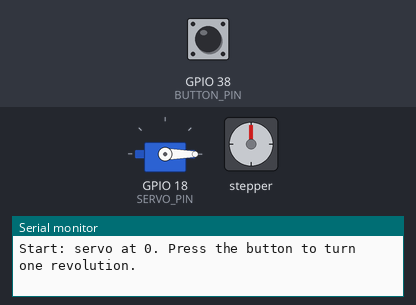
Bench run of a sketch on a simulated ESP32-S3. Shown: servo, stepper motor, the last lines printed to the serial monitor. The test bench sets the inputs (shaded band); at power-on: GPIO 38 (BUTTON_PIN) HIGH. Stepper angles assume 2048 steps per turn.

Above: at 2.7 s.
2.8 s: GPIO 38 (BUTTON_PIN) pulled LOW for 0.15 s
At 3.29 s:
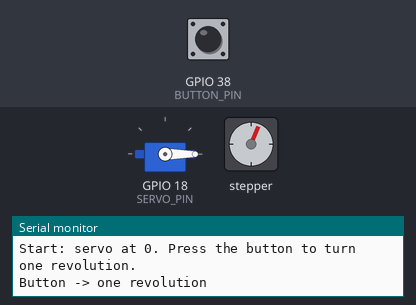
8.8 s: GPIO 38 (BUTTON_PIN) pulled LOW for 1 s
At 9.61 s:
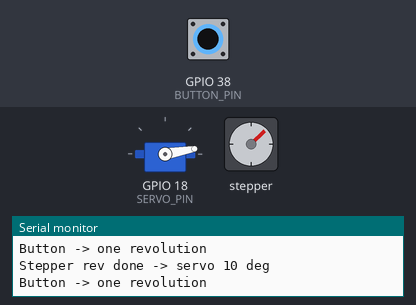
12.8 s: GPIO 38 (BUTTON_PIN) pulsed LOW 5 times (0.12 s each, 0.3 s apart)
19.2 s: GPIO 38 (BUTTON_PIN) pulled LOW for 0.15 s
At 25.0 s:
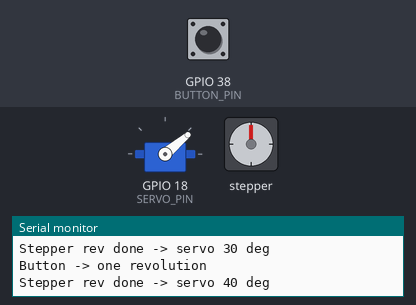
25.3 s: GPIO 38 (BUTTON_PIN) pulled LOW for 3.2 s
At 25.79 s:
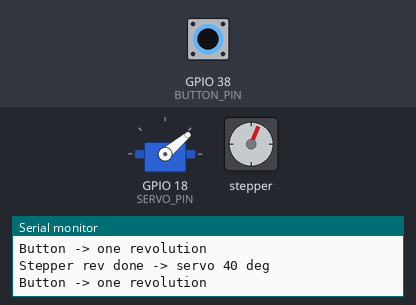
Timing chart, 0 to 31.0 s (numbered marks = the images above; inputs shaded):
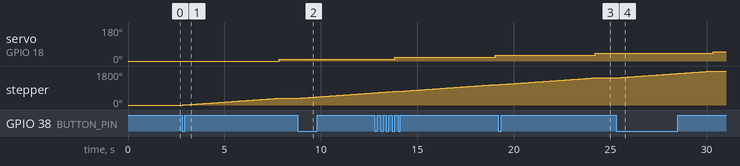

Measured:
- after the input at 2.8 s, servo on GPIO 18 (SERVO_PIN): 0° → 10° after 5.0 s; stepper: turns 360° clockwise in 5.0 s, starting at once
- after the input at 8.8 s, stepper: keeps turning clockwise at about 72°/s, starting at once
- after the input at 19.2 s, servo on GPIO 18 (SERVO_PIN): 30° → 40° after 5.0 s; stepper: turns 360° clockwise in 5.0 s, starting at once
- after the input at 25.3 s, servo on GPIO 18 (SERVO_PIN): 40° → 50° after 5.0 s; stepper: turns 360° clockwise in 5.0 s, starting at once

The sketch:

fortune_test.ino
```cpp
#include <Stepper.h>
#include <ESP32Servo.h>

// stepper
const int STEPS_PER_REV = 2048;
const int IN1 = 4;
const int IN2 = 5;
const int IN3 = 6;
const int IN4 = 7;

Stepper stepper(STEPS_PER_REV, IN1, IN3, IN2, IN4);
const int STEPPER_RPM = 12;

// servo
const int SERVO_PIN = 18;
const int SERVO_STEP_DEG = 10;
const int SERVO_MAX_DEG = 180;
Servo servo;
int servoAngle = 0;

// button: one leg to BUTTON_PIN, other leg to GND (uses the internal pull-up)
const int BUTTON_PIN = 38;
const unsigned long DEBOUNCE_MS = 30;

void releaseCoils() {
  // The Stepper library leaves the coils powered; turn them off so the motor stays cool
  digitalWrite(IN1, LOW);
  digitalWrite(IN2, LOW);
  digitalWrite(IN3, LOW);
  digitalWrite(IN4, LOW);
}

void oneRevolution() {
  Serial.println("Button -> one revolution");
  stepper.step(STEPS_PER_REV);           // one full 360° revolution
  releaseCoils();

  servoAngle += SERVO_STEP_DEG;
  servo.write(servoAngle);
  Serial.printf("Stepper rev done -> servo %d deg\n", servoAngle);

  if (servoAngle >= SERVO_MAX_DEG) {
    delay(500);                          // hold at 180° briefly
    servoAngle = 0;
    servo.write(servoAngle);
    Serial.println("Reached 180 -> back to 0");
  }
}

void setup() {
  Serial.begin(115200);
  delay(1000);

  stepper.setSpeed(STEPPER_RPM);
  releaseCoils();

  pinMode(BUTTON_PIN, INPUT_PULLUP);     // reads HIGH normally, LOW when pressed

  ESP32PWM::allocateTimer(0);
  servo.setPeriodHertz(50);              // standard 50 Hz servo signal
  servo.attach(SERVO_PIN, 500, 2400);    // pulse range in µs
  servo.write(servoAngle);
  delay(500);

  Serial.println("Start: servo at 0. Press the button to turn one revolution.");
}

void loop() {
  static bool wasPressed = false;
  bool pressed = (digitalRead(BUTTON_PIN) == LOW);

  if (pressed && !wasPressed) {          // only on the moment the button goes down
    delay(DEBOUNCE_MS);
    if (digitalRead(BUTTON_PIN) == LOW) {
      oneRevolution();                   // holding the button won't repeat; release and press again
    }
  }
  wasPressed = pressed;
}
```
